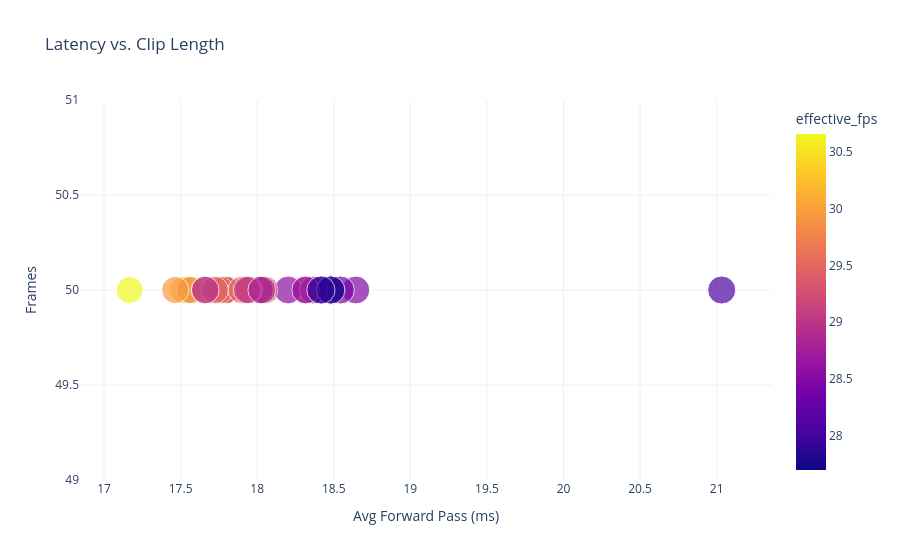

Notebook source saved alongside this figure:
### Code cell
# Scatter: latency vs. num_frames, colored by effective_fps
fig = px.scatter(
    df,
    x="avg_forward_ms",
    y="num_frames",
    color="effective_fps",
    size="total_wall_s",
    hover_data=["id", "model_fps"],
    title="Latency vs. Clip Length",
    labels={"avg_forward_ms": "Avg Forward Pass (ms)", "num_frames": "Frames"},
)
fig.update_layout(template="plotly_white")
fig.show()

fig.write_html(out_dir / "latency_vs_frames.html")
try:
    fig.write_image(out_dir / "latency_vs_frames.png", scale=2)
except Exception:
    pass

### Figure 1 — Plotly figure (JSON) as saved in the notebook; plotly's stock layout.template omitted (floating-point values rounded to 4 significant figures)
{"data": [{"customdata": [["593", 47.54], ["1257", 57.08], ["206", 56.92], ["493", 55.39], ["190", 54.6], ["1295", 54.94], ["1026", 56.16], ["649", 55.41], ["123", 56.94], ["1184", 56.18], ["151", 54.27], ["1473", 54.45], ["566", 53.64], ["1155", 54.1], ["1087", 56.21], ["1483", 56.32], ["1458", 55.51], ["207", 55.87], ["855", 56.63], ["930", 57.26], ["1276", 56.42], ["9", 54.59], ["1181", 56.62], ["1298", 55.73], ["777", 55.76], ["726", 53.93], ["1279", 54.11], ["1096", 54.3], ["475", 55.46], ["22", 58.25]], "hovertemplate": "Avg Forward Pass (ms)=%{x}<br>Frames=%{y}<br>total_wall_s=%{marker.size}<br>id=%{customdata[0]}<br>model_fps=%{customdata[1]}<br>effective_fps=%{marker.color}<extra></extra>", "legendgroup": "", "marker": {"color": [28.09, 30.18, 30.6, 28.82, 28.82, 28.57, 29.73, 29.64, 29.71, 29.39, 28.03, 28.7, 28.47, 28.26, 29.24, 29.59, 28.8, 29.53, 29.71, 29.96, 29.48, 28.72, 28.9, 29.21, 29.05, 28.34, 27.7, 27.9, 28.84, 30.66], "coloraxis": "coloraxis", "size": [1.78, 1.657, 1.634, 1.735, 1.735, 1.75, 1.682, 1.687, 1.683, 1.701, 1.784, 1.742, 1.756, 1.769, 1.71, 1.69, 1.736, 1.693, 1.683, 1.669, 1.696, 1.741, 1.73, 1.712, 1.721, 1.764, 1.805, 1.792, 1.734, 1.631], "sizemode": "area", "sizeref": 0.004513, "symbol": "circle"}, "mode": "markers", "name": "", "orientation": "v", "showlegend": false, "type": "scatter", "x": [21.03, 17.52, 17.57, 18.05, 18.32, 18.2, 17.8, 18.05, 17.56, 17.8, 18.43, 18.37, 18.64, 18.48, 17.79, 17.76, 18.01, 17.9, 17.66, 17.46, 17.72, 18.32, 17.66, 17.95, 17.93, 18.54, 18.48, 18.42, 18.03, 17.17], "xaxis": "x", "y": [50, 50, 50, 50, 50, 50, 50, 50, 50, 50, 50, 50, 50, 50, 50, 50, 50, 50, 50, 50, 50, 50, 50, 50, 50, 50, 50, 50, 50, 50], "yaxis": "y"}], "layout": {"coloraxis": {"colorbar": {"title": {"text": "effective_fps"}}, "colorscale": [[0, "#0d0887"], [0.1111, "#46039f"], [0.2222, "#7201a8"], [0.3333, "#9c179e"], [0.4444, "#bd3786"], [0.5556, "#d8576b"], [0.6667, "#ed7953"], [0.7778, "#fb9f3a"], [0.8889, "#fdca26"], [1, "#f0f921"]]}, "legend": {"itemsizing": "constant", "tracegroupgap": 0}, "title": {"text": "Latency vs. Clip Length"}, "xaxis": {"anchor": "y", "domain": [0, 1], "title": {"text": "Avg Forward Pass (ms)"}}, "yaxis": {"anchor": "x", "domain": [0, 1], "title": {"text": "Frames"}}}}
